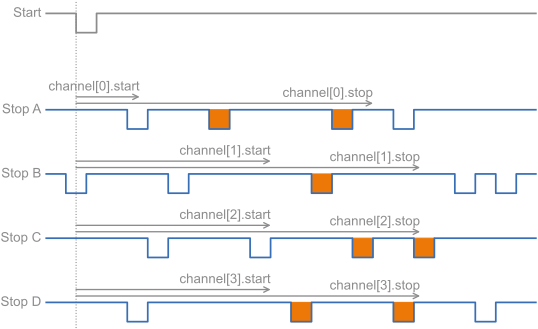

This figure's Python source:
import mplutils as mplu
import matplotlib.pyplot as plt
import numpy as np
from matplotlib.axes import Axes

HIT_WIDTH = 1.0

MM_PER_INCH = 25.4

XLIM = 12
YLIM = 4

orange = "#ED7807"
lightorange = "#F6BB82"
blue = "#376EB5"
lightblue = "#569fd6"
grey = "#8c8c8c"

XSTART = -10.5
ARROWPROPS = dict(arrowstyle="->", shrinkA=0, shrinkB=0, color=grey)


def add_square_pulse(
    x: np.ndarray,
    y: np.ndarray,
    positions: tuple[float, ...],
    height: float = 0.3,
    width: float = 1.0,
):
    """Adds a square pulse to a line at a given position."""

    x_new = x
    y_new = y
    for position in positions:
        x_pulse = [
            position,
            position,
            position + width,
            position + width,
        ]
        y_pulse = np.array((y[0], y[0] - height, y[0] - height, y[0]))

        insert_index = np.searchsorted(x_new, x_pulse[0])

        x_new = list(x_new)
        x_new[insert_index:insert_index] = x_pulse

        y_new = list(y_new)
        y_new[insert_index:insert_index] = list(y_pulse)

    return x_new, y_new


def add_rectangle(
    ax: Axes,
    xpos: float,
    color: str,
    height: float = 0.5,
    width: float = 1.0,
    ypos: float = 0.0,
):
    """Adds a rectangle to the plot at a given position."""
    import matplotlib.patches as patches

    rect = patches.Rectangle(
        (xpos, ypos), width, height, facecolor=color, ec=color, lw=0.8
    )
    ax.add_patch(rect)


def plot_start(ax: Axes):
    x = np.array((-12.0, 12.0))
    y = np.array((5.5, 5.5))
    x, y = add_square_pulse(x, y, (-10.5,))

    ax.plot(x, y, lw=1.3, color=grey)
    ax.axvline(XSTART, ls=":", lw=0.8, c=grey)

    ax.text(-12.0 - 0.2, 5.5, "Start", ha="right", va="center", color=grey)


def plot_stopB(ax: Axes):
    y0 = 3.0
    x = np.array((-12.0, 12.0))
    y = np.array((y0, y0))
    x, y = add_square_pulse(x, y, (-11, -6, 1, 8, 10))
    ax.plot(x, y, lw=1.3, color=blue)

    # for xpos in (-11, -6, 8, 10):
    #     add_rectangle(ax, xpos, grey, height=-0.3, ypos=y0)
    for xpos in (1,):
        add_rectangle(ax, xpos, orange, height=-0.3, ypos=y0)

    ax.text(-12.2, 3, "Stop B", ha="right", va="center", color=grey)

    ax.annotate("", xytext=(XSTART, y0 + 0.2), xy=(-1, y0 + 0.2), arrowprops=ARROWPROPS)
    ax.text(-1, y0 + 0.3, "channel[1].start", ha="right", color=grey)
    ax.annotate(
        "", xytext=(XSTART, y0 + 0.1), xy=(6.3, y0 + 0.1), arrowprops=ARROWPROPS
    )
    ax.text(6.3, y0 + 0.2, "channel[1].stop", ha="right", color=grey)


def plot_stopA(ax: Axes):
    y0 = 4
    x = np.array((-12.0, 12.0))
    y = np.array((4.0, 4.0))
    x, y = add_square_pulse(x, y, (-8, -4, 2, 5))
    ax.plot(x, y, lw=1.3, color=blue)

    for xpos in (-4, 2):
        add_rectangle(ax, xpos, orange, height=-0.3, ypos=4)

    ax.text(-12.2, 4, "Stop A", ha="right", va="center", color=grey)

    ax.annotate(
        "", xytext=(XSTART, y0 + 0.2), xy=(-7.4, y0 + 0.2), arrowprops=ARROWPROPS
    )
    ax.text(-7.4, y0 + 0.3, "channel[0].start", ha="right", color=grey)
    ax.annotate("", xytext=(XSTART, y0 + 0.1), xy=(4, y0 + 0.1), arrowprops=ARROWPROPS)
    ax.text(4, y0 + 0.2, "channel[0].stop", ha="right", color=grey)


def plot_stopC(ax: Axes):
    y0 = 2
    x = np.array((-12.0, 12.0))
    y = np.array((2.0, 2.0))
    x, y = add_square_pulse(x, y, (-7, -2, 3, 6))
    ax.plot(x, y, lw=1.3, color=blue)

    for xpos in (3, 6):
        add_rectangle(ax, xpos, orange, height=-0.3, ypos=2)

    ax.text(-12.2, 2, "Stop C", ha="right", va="center", color=grey)

    ax.annotate("", xytext=(XSTART, y0 + 0.2), xy=(-1, y0 + 0.2), arrowprops=ARROWPROPS)
    ax.text(-1, y0 + 0.3, "channel[2].start", ha="right", color=grey)
    ax.annotate(
        "", xytext=(XSTART, y0 + 0.1), xy=(6.3, y0 + 0.1), arrowprops=ARROWPROPS
    )
    ax.text(6.3, y0 + 0.2, "channel[2].stop", ha="right", color=grey)


def plot_stopD(ax: Axes):
    y0 = 1
    x = np.array((-12.0, 12.0))
    y = np.array((1.0, 1.0))
    x, y = add_square_pulse(x, y, (-8, 0, 5, 9))
    ax.plot(x, y, lw=1.3, color=blue)

    for xpos in (-0, 5):
        add_rectangle(ax, xpos, orange, height=-0.3, ypos=1)

    ax.text(-12.2, 1, "Stop D", ha="right", va="center", color=grey)

    ax.annotate("", xytext=(XSTART, y0 + 0.2), xy=(-1, y0 + 0.2), arrowprops=ARROWPROPS)
    ax.text(-1, y0 + 0.3, "channel[3].start", ha="right", color=grey)
    ax.annotate(
        "", xytext=(XSTART, y0 + 0.1), xy=(6.3, y0 + 0.1), arrowprops=ARROWPROPS
    )
    ax.text(6.3, y0 + 0.2, "channel[3].stop", ha="right", color=grey)


def main():
    plt.rcParams["figure.figsize"] = 130 / MM_PER_INCH, 5
    plt.rcParams["font.family"] = "arial"

    ax = plt.subplot(111)
    plt.gcf().set_layout_engine(mplu.FixedLayoutEngine(margin_pads_pts=0.4))
    mplu.set_axes_size(130.0, 2 * 130.0 / 3, unit="mm")
    ax.set_axis_off()

    ax.set_xlim(-12, 12)
    ax.set_ylim(0.6, 5.7)

    plot_start(ax)
    plot_stopA(ax)
    plot_stopB(ax)
    plot_stopC(ax)
    plot_stopD(ax)

    plt.savefig("grouping.pdf", transparent=True)
    plt.savefig("grouping.svg", transparent=True)


if __name__ == "__main__":
    main()
